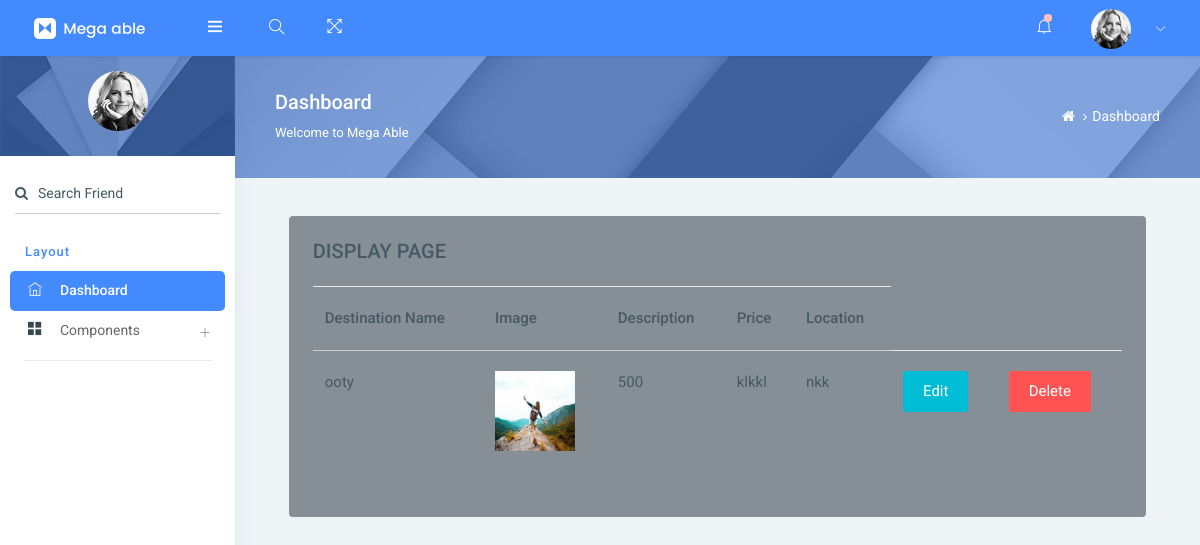
The page /tourismapp/displaydest_fn/ on the database its author committed.
### tourismapp/models.py (models this page shows)
class destinationdb(models.Model):
    name=models.CharField(max_length=50,null=True,blank=True)
    price = models.IntegerField(null=True, blank=True)
    descrip = models.CharField(max_length=50, null=True,blank=True)
    img=models.ImageField(upload_to='product image',null=True,blank=True)
    lo=models.CharField(max_length=100,null=True,blank=True)

### tourismapp/views.py (the view)
# urls.py: path('displaydest_fn/',views.displaydest_fn,name="displaydest_fn"),
def displaydest_fn(req):
    data=destinationdb.objects.all()
    return render(req,'displaydestination.html',{'data':data})

### tourismapp/templates/displaydestination.html (shortened to what this page needs)
<!DOCTYPE html>
{% extends 'index.html' %}
{% block content %}
<html lang="en">
<head>
</head>
<body>
<div class="col-12" style="font-size:15px">
                        <div class="bg-secondary rounded h-100 p-4">
                            <h6 class="mb-4" style="font-size:20px">DISPLAY PAGE</h6>
                            <div class="table-responsive">
                                <table class="table">
                                    <thead>
                                        <tr>
                                            <th scope="col">Destination Name</th>
                                            <th scope="col">Image</th>
                                            <th scope="col">Description</th>
                                            <th scope="col">Price</th>
                                            <th scope="col">Location</th>
                                        </tr>
                                    </thead>
                                    <tbody>
                                    {% for i in data %}
                                        <tr>
                                          <td>{{i.name}}</td>
                                          <td>
                                            <img src="{{i.img.url}}" width="80px" height="80px">
                                          <td>{{i.price}}</td>
                                          <td>{{i.descrip}}</td>
                                          <td>{{i.lo}}</td>
                                             <form action="{% url 'editdest_fn'  dataid=i.id %}">
                                            <td>
                                           <button type="submit" class="btn btn-info">edit</button>
                                            </td>
                                          </form>
                                            <form action="{% url 'deletedestination'  dataid=i.id %}">
                                            <td>
                                              <button type="submit" class="btn btn-danger">delete</button>
                                            </td>
                                          </form>
                                    </tr>
                                    {% endfor %}
                                    </tbody>
                                </table>
                            </div>
                        </div>
                    </div>
{% endblock %}

### rows shown on the page
destinationdb: name "ooty", img (picture), price "500", descrip "klkkl", lo "nkk"
